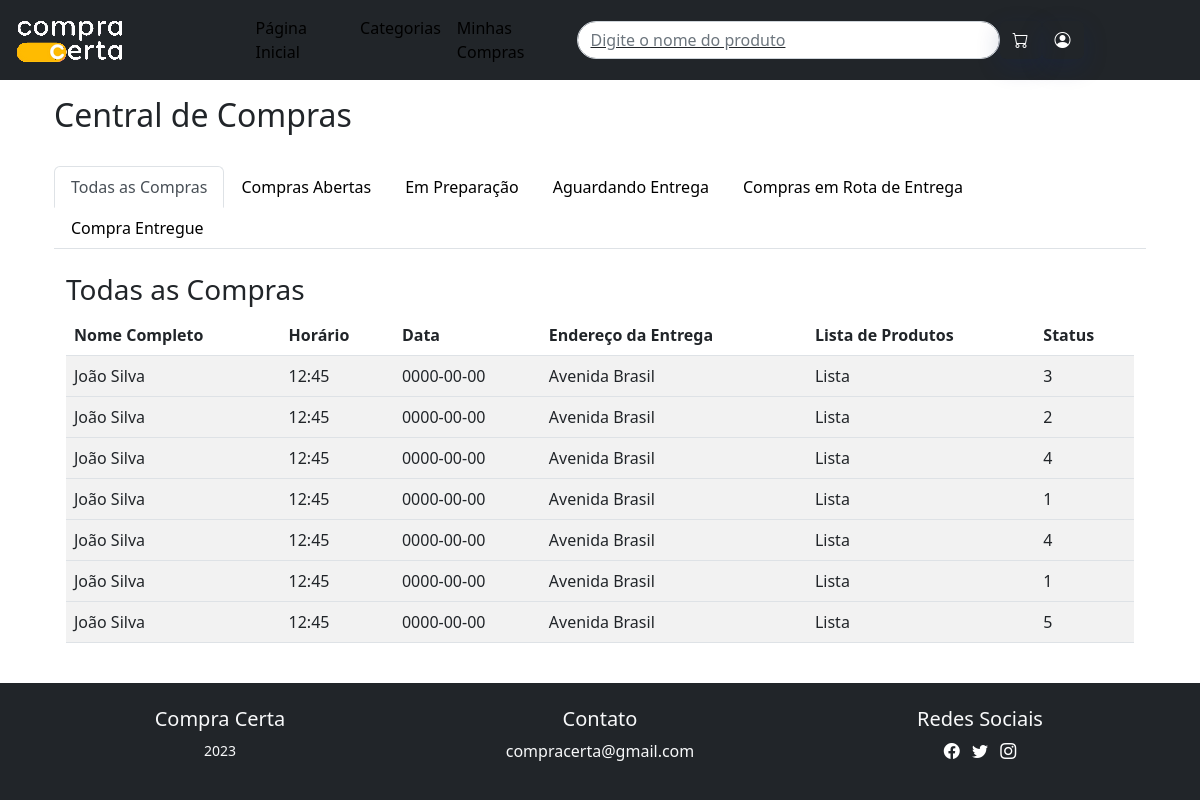
Screenshot of /Views/AreaCompras.php with the database file from the repository.
### tables this page shows
CREATE TABLE IF NOT EXISTS `pedidos` (
  `idPedido` int NOT NULL AUTO_INCREMENT,
  `userId` int NOT NULL,
  `status` int NOT NULL,
  `dataDaCompra` date NOT NULL,
  `pedidoAvaliado` int NOT NULL,
  PRIMARY KEY (`idPedido`),
  KEY `fk_pedido_cliente_idx` (`userId`),
  KEY `fk_pedido_statusPedido1_idx` (`status`),
  KEY `userId` (`userId`)
);

### Models/Compras_Service.php (called while the page is built, shortened)
<?php
class ComprasService{
  public static function getComprass() {
    try {
      $conexao = Conexao::conectar();
      $sql = $conexao->prepare("SELECT * FROM supermercado.pedidos");
      $sql -> execute();
      $sql->setFetchMode(PDO::FETCH_ASSOC);
      $comprass = array();
      $i = 0;
      while ($data = $sql -> fetch(PDO::FETCH_ASSOC)) {
        $currentCompras = new ComprasModel($data['status'],  $data['dataDaCompra']);
        $currentCompras->setIdPedido($data['idPedido']);
        $comprass[$i] = $currentCompras;
        $i++;
      }
      return $comprass;
    } catch (PDOException $e) {
      echo $e->getMessage();
    }
  }
}

### Controllers/ComprasController.php (called while the page is built, shortened)
<?php
class ComprasController{
  public static function listarCompras() {
    $comprasService = new ComprasService();
    $compras = $comprasService -> getComprass();
    return $compras;
  }
}
?>

### Models/Compras_Model.php (called while the page is built, shortened)
<?php
class ComprasModel{
    private $status;
    private $dataDaCompra;
    public function __construct($status, $dataDaCompra){
        $this->status = $status;
        $this->dataDaCompra = $dataDaCompra;
    }
    public function getStatus() {
        return $this->status;
    }
    public function getDataDaCompra() {
        return $this->dataDaCompra;
    }
}
?>

### Views/AreaCompras.php (the view, shortened to what this page needs)
<?php
require_once "../Models/Compras_Model.php";
require_once "../Models/Compras_Service.php";
require_once "../Controllers/ComprasController.php";
$compras = ComprasController::listarCompras();
include("Head.php");
?>
<div class="container">
  <div class="container mt-3">
    <h2>Central de Compras</h2>
    <br>
    <ul class="nav nav-tabs" role="tablist">
      <li class="nav-item">
        <a class="nav-link active" data-bs-toggle="tab" href="#home">Todas as Compras</a>
      </li>
      <li class="nav-item">
        <a class="nav-link" data-bs-toggle="tab" href="#menu1">Compras Abertas</a>
      </li>      <li class="nav-item">
        <a class="nav-link" data-bs-toggle="tab" href="#menu2">Em Preparação</a>
      </li>
      <li class="nav-item">
        <a class="nav-link" data-bs-toggle="tab" href="#menu3">Aguardando Entrega</a>
      </li>
      <li class="nav-item">
        <a class="nav-link" data-bs-toggle="tab" href="#menu4">Compras em Rota de Entrega</a>
      </li>
      <li class="nav-item">
        <a class="nav-link" data-bs-toggle="tab" href="#menu5">Compra Entregue</a>
      </li>
    </ul>
    <div class="tab-content">
      <div id="home" class="container tab-pane active"><br>
        <h3>Todas as Compras</h3>
        <table class="table table-striped">
          <thead>
            <tr>
              <th>Nome Completo</th>
              <th>Horário</th>
              <th>Data</th>
              <th>Endereço da Entrega</th>
              <th>Lista de Produtos</th>
              <th>Status</th>
            </tr>
          </thead>
          <?php foreach ($compras as $compra) {?>
          <tbody>
            <tr>
              <td>João Silva</td>
              <td>12:45</td>
              <td><?= $compra->getDataDaCompra() ?></td>
              <td>Avenida Brasil</td>
              <td>Lista</td>
              <td><?= $compra->getStatus() ?></td>
            </tr>
          </tbody>
          <?php } ?>
        </table>
      </div>
    </div>
  </div>
</div>
<?php include("Footer.php"); ?>
</body>
</html>

### Views/Head.php (style rules this page uses)
.nav-link { color: white; }

### Views/AreaCompras.php (style rules this page uses)
.nav-link { color: black; }

### rows the page displays
pedidos: dataDaCompra "0000-00-00", status "3"
pedidos: dataDaCompra "0000-00-00", status "2"
pedidos: dataDaCompra "0000-00-00", status "4"
pedidos: dataDaCompra "0000-00-00", status "1"
pedidos: dataDaCompra "0000-00-00", status "4"
pedidos: dataDaCompra "0000-00-00", status "1"
pedidos: dataDaCompra "0000-00-00", status "5"
